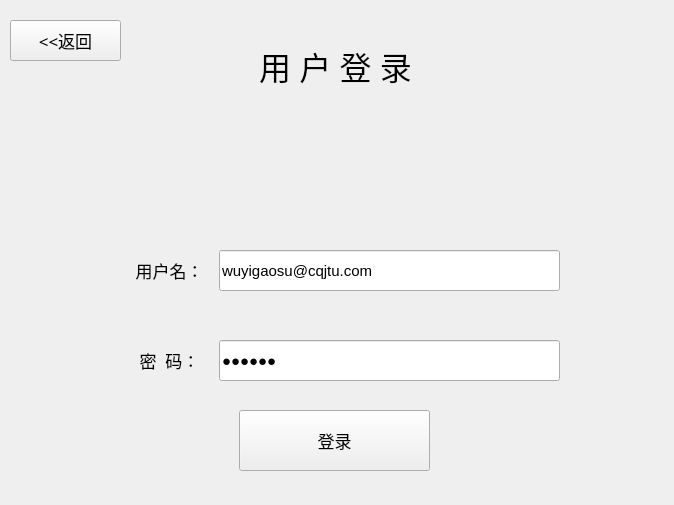
<?xml version="1.0" encoding="UTF-8"?>
<ui version="4.0">
 <class>UserInFo</class>
 <widget class="QWidget" name="UserInFo">
  <property name="geometry">
   <rect>
    <x>0</x>
    <y>0</y>
    <width>674</width>
    <height>505</height>
   </rect>
  </property>
  <property name="windowTitle">
   <string>Form</string>
  </property>
  <widget class="QLabel" name="label_3">
   <property name="geometry">
    <rect>
     <x>120</x>
     <y>40</y>
     <width>431</width>
     <height>51</height>
    </rect>
   </property>
   <property name="font">
    <font>
     <family>幼圆</family>
     <pointsize>24</pointsize>
     <weight>50</weight>
     <bold>false</bold>
    </font>
   </property>
   <property name="text">
    <string>用 户 登 录</string>
   </property>
   <property name="alignment">
    <set>Qt::AlignCenter</set>
   </property>
  </widget>
  <widget class="QPushButton" name="Back">
   <property name="geometry">
    <rect>
     <x>10</x>
     <y>20</y>
     <width>111</width>
     <height>41</height>
    </rect>
   </property>
   <property name="font">
    <font>
     <family>幼圆</family>
     <pointsize>13</pointsize>
    </font>
   </property>
   <property name="text">
    <string>&lt;&lt;返回</string>
   </property>
  </widget>
  <widget class="QPushButton" name="LogIn">
   <property name="geometry">
    <rect>
     <x>239</x>
     <y>410</y>
     <width>191</width>
     <height>61</height>
    </rect>
   </property>
   <property name="font">
    <font>
     <family>幼圆</family>
     <pointsize>13</pointsize>
    </font>
   </property>
   <property name="text">
    <string>登录</string>
   </property>
  </widget>
  <widget class="QLineEdit" name="username">
   <property name="geometry">
    <rect>
     <x>219</x>
     <y>250</y>
     <width>341</width>
     <height>41</height>
    </rect>
   </property>
   <property name="font">
    <font>
     <pointsize>11</pointsize>
    </font>
   </property>
   <property name="text">
    <string>wuyigaosu@cqjtu.com</string>
   </property>
  </widget>
  <widget class="QLabel" name="label">
   <property name="geometry">
    <rect>
     <x>119</x>
     <y>240</y>
     <width>101</width>
     <height>61</height>
    </rect>
   </property>
   <property name="font">
    <font>
     <family>幼圆</family>
     <pointsize>13</pointsize>
    </font>
   </property>
   <property name="text">
    <string>用户名：</string>
   </property>
   <property name="alignment">
    <set>Qt::AlignCenter</set>
   </property>
  </widget>
  <widget class="QLabel" name="label_2">
   <property name="geometry">
    <rect>
     <x>119</x>
     <y>330</y>
     <width>101</width>
     <height>61</height>
    </rect>
   </property>
   <property name="font">
    <font>
     <family>幼圆</family>
     <pointsize>13</pointsize>
    </font>
   </property>
   <property name="text">
    <string>密  码：</string>
   </property>
   <property name="alignment">
    <set>Qt::AlignCenter</set>
   </property>
  </widget>
  <widget class="QLineEdit" name="password">
   <property name="geometry">
    <rect>
     <x>219</x>
     <y>340</y>
     <width>341</width>
     <height>41</height>
    </rect>
   </property>
   <property name="font">
    <font>
     <pointsize>11</pointsize>
    </font>
   </property>
   <property name="inputMethodHints">
    <set>Qt::ImhHiddenText|Qt::ImhNoAutoUppercase|Qt::ImhNoPredictiveText|Qt::ImhSensitiveData</set>
   </property>
   <property name="inputMask">
    <string/>
   </property>
   <property name="text">
    <string>123456</string>
   </property>
   <property name="echoMode">
    <enum>QLineEdit::Password</enum>
   </property>
  </widget>
  <widget class="QLabel" name="label_4">
   <property name="geometry">
    <rect>
     <x>260</x>
     <y>100</y>
     <width>151</width>
     <height>151</height>
    </rect>
   </property>
   <property name="styleSheet">
    <string notr="true">image: url(:/new/con1/TouXiang.png);</string>
   </property>
   <property name="text">
    <string/>
   </property>
  </widget>
 </widget>
 <resources/>
 <connections/>
</ui>
